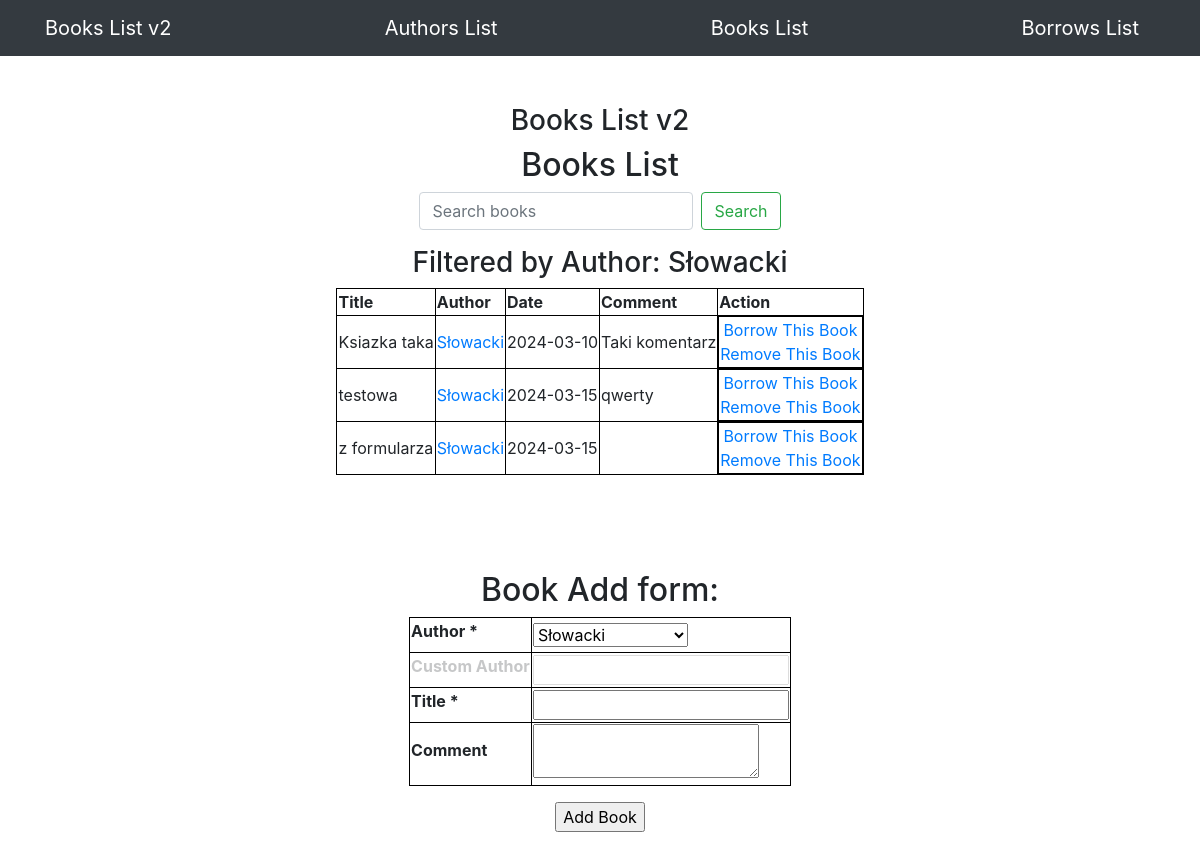
Page /books/?author=Słowacki on the committed database.
### app/models.py (models this page shows, shortened)
class Author(db.Model):
    id = db.Column(db.Integer, primary_key=True)
    name = db.Column(db.String(100), index=True, unique=True)
    comment = db.Column(db.String(100), index=True)
    books = db.relationship("Book", backref="author")

class Book(db.Model):
    id = db.Column(db.Integer, primary_key=True)
    title = db.Column(db.String(100), index=True)
    date = db.Column(db.String(100), index=True, default=datetime.today().strftime('%Y-%m-%d'))
    comment = db.Column(db.String(100), index=True)
    author_id = db.Column(db.Integer, db.ForeignKey('author.id'))
    borrows = db.relationship("Borrow", back_populates="book")

### app/routes.py (the view)
@app.route('/books/', methods=["GET"])
def books_view():
    authors = Author.query.all()
    author_name = request.args.get('author')
    search_query = request.args.get('search')
    form = AuthorAndBookForm(authors, author=author_name)
    author = None
    if author_name:
        author = Author.query.filter_by(name=author_name).first()
        if author:
            books = Book.query.filter_by(author_id=author.id).all()
        else:
            books = []
    elif search_query:
        books = Book.query.filter(Book.title.ilike(f"%{search_query}%")).all()
    else:
        books = Book.query.all()
    return render_template("books.html",
                           author=author,
                           form=form,
                           search=search_query,
                           books=books)

### app/forms.py (shortened to what this page needs)
class AuthorAndBookForm(FlaskForm):
    author = SelectField('Author', validators=[DataRequired()])
    customauthor = StringField('Custom Author', validators=[Optional()])
    title = StringField('Title', validators=[DataRequired()])
    comment = TextAreaField('Comment')
    def __init__(self, authors, extra_validators=None, *args, **kwargs):
        extra_validators = kwargs.pop('extra_validators', None)
        super(AuthorAndBookForm, self).__init__(*args, **kwargs)
        choices =  [author.name for author in authors] + ['custom']
        self.author.choices = choices
        self.authors_names = [author.name for author in authors]
        self.extra_validators = extra_validators

### app/templates/books.html (shortened to what this page needs)
{% extends "base.html" %}
{% block content %}
<div class="d-flex flex-column justify-content-center align-items-center">
    <div class="col-lg-12 text-center d-flex flex-column justify-content-center align-items-center">
        <h3 class="mt-5">Books List v2</h3>
        <h2>Books List</h2>
        <form class="form-inline mb-3" action="/books/" method="GET">
            <input class="form-control mr-sm-2" type="text" value="{% if search_query %}{{ search_query }}{% endif %}" placeholder="Search books" aria-label="Search books" name="search">
            <button class="btn btn-outline-success" type="submit">Search</button>
        </form>
        {% if author %}
            <h3>Filtered by Author: {{ author.name }}</h3>
        {% endif %}
    </div>
    {% if books %}
    <table class="mb-5">
        <thead>
        <th>Title</th>
        <th>Author</th>
        <th>Date</th>
        <th>Comment</th>
        <th>Action</th>
        </thead>
        {% for book in books %}
        <tr>
            <td>{{ book.title }}</a></td>
            {% if book.author.name %}
            <td><a href="/books/?author={{ book.author.name }}">{{ book.author.name }}</a></td>
            {% else %}
            <td>unknown</a></td>
            {% endif %}
            <td>{{ book.date }}</td>
            <td>{{ book.comment }}</td>
            <td class="d-flex flex-column justify-content-center align-items-center">
                <a href="/addborrow/{{ loop.index }}">Borrow This Book</a>
                <a href="/removebook/{{ book.id }}">Remove This Book</a>
            </td>
        </tr>
        {% endfor %}
    {% else %}
        <h3>Nothing was found.</h3>
    {% endif %}
    </table>
    <div class="d-flex flex-column justify-content-center align-items-center">
        <h2 class="mt-5">Book Add form:</h2>
        <form class="d-flex flex-column justify-content-center align-items-center mb-5" method="POST" action="/addbook/">
            <table class="mb-3">
                {% for field in form if field.widget.input_type != 'hidden' %}
                    <tr class={{ field.id }}>
                        <th>{{ field.label }} {% if field.flags.required %}*{% endif %}</th>
                        <td>{{ field(id=field.id) }}</td>
                    </tr>
                {% endfor %}
            </table>
            <input type="submit" value="Add Book">
        </form>
    </div>
</div>
{% endblock %}

### app/templates/css/styles.css (style rules this page uses)
.customauthor, .customborrower { transition: .5s opacity; }

### app/templates/base.html (style rules this page uses)
table, th, tr, td { border: 1px solid black; }

### rows in the picture
Author: name "Słowacki"
Book: title "Ksiazka taka", author.name "Słowacki", date "2024-03-10", comment "Taki komentarz"
Book: title "testowa", author.name "Słowacki", date "2024-03-15", comment "qwerty"
Book: title "z formularza", author.name "Słowacki", date "2024-03-15"

### other values in the picture
{{ field.label }} "Author" "Custom Author" "Title" "Comment"
